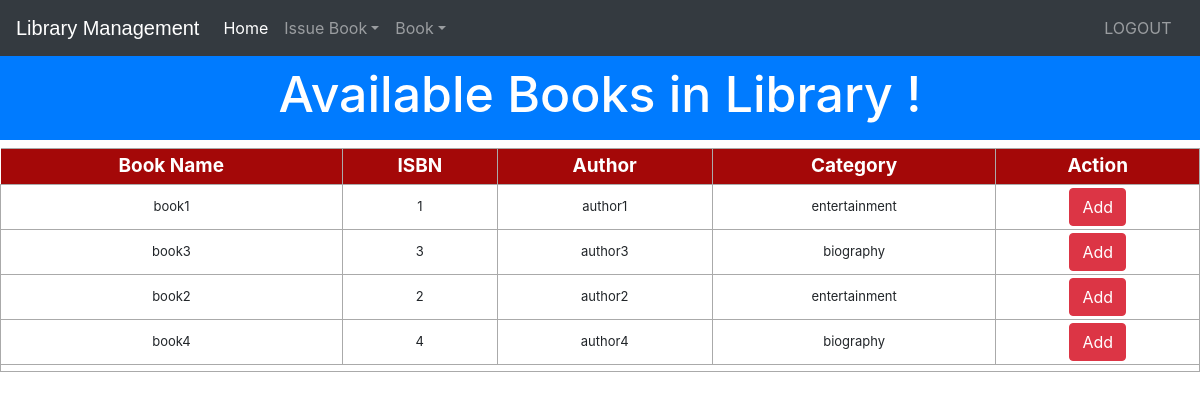
The app's page /viewlibrary/ (signed in) with its own data.
### library/models.py (models this page shows, shortened)
class Book(models.Model):
    catchoice= [
        ('education', 'Education'),
        ('entertainment', 'Entertainment'),
        ('comics', 'Comics'),
        ('biography', 'Biographie'),
        ('history', 'History'),
        ('science','Science'),
        ('mathematics','Mathematics'),
        ('novel','Novel'),
        ]
    name=models.CharField(max_length=30)
    isbn=models.PositiveIntegerField(unique = True)
    author=models.CharField(max_length=40)
    category=models.CharField(max_length=30,choices=catchoice,default='education')
    allotment_status = models.CharField(max_length=30,choices=catchoice,default='0')

### library/views.py (the view)
# urls.py: path(r'viewlibrary/', views.viewlibrary_view, name='viewlibrary'),
@login_required(login_url='studentlogin')
def viewlibrary_view(request):
    book_ids = list()
    pending_requests = models.PendingAddRequest.objects.filter(
    user_id=request.user.id)
    for book_request in pending_requests:
        book_ids.append(book_request.book_id)
    books = models.Book.objects.all().exclude(id__in=list(set(book_ids)))
    return render(request,'library/viewlibrary.html',{'books':books})

### templates/library/viewlibrary.html (shortened to what this page needs)
<!DOCTYPE html>
<html lang="en" dir="ltr">
  <head>
  </head>
  <body>
    {% include "library/navbarstudent.html" %}
    <br>
    <br>
    <h3 class="p-3 mb-2 bg-primary text-white" style = 'font-size: 50px;text-align:center;'>Available Books in Library !</h3>
{% if books%}
<table class="redTable">
<thead>
<tr>
<th>Book Name</th>
<th>ISBN</th>
<th>Author</th>
<th>Category</th>
<th>Action</th>
</tr>
</thead>
<tfoot>
<tr>
<td colspan="5" rowspan="10">
</td>
</tr>
</tfoot>
<tbody>
  {% for book in books %}
    <tr>
      <td>{{book.name}}</td>
      <td>{{book.isbn}}</td>
      <td>{{book.author}}</td>
      <td>{{book.category}}</td>
      <td><a href="{% url 'addrequest' book.id user.id %}" class="btn btn-danger" id = '{{book.id}}'>Add</a></td>
    </tr>
  {% endfor %}
</tbody>
</table>
{%else%}
<h1>Have 0 book</h1>
{%endif%}
  </body>
</html>

### templates/library/viewlibrary.html (style rules this page uses)
table.redTable { border: 2px; width: 100%; text-align: center; }
table.redTable td, table.redTable th { border: 1px solid #AAAAAA; padding: 3px 2px; }
table.redTable tbody td { font-size: 13px; }
table.redTable thead { background: #A40808; }
table.redTable thead th { font-size: 19px; font-weight: bold; color: #FFFFFF; text-align: center; }
table.redTable thead th:first-child { border-left: none; }

### records on screen
Book: name "book1", isbn "1", author "author1", category "entertainment"
Book: name "book3", isbn "3", author "author3", category "biography"
Book: name "book2", isbn "2", author "author2", category "entertainment"
Book: name "book4", isbn "4", author "author4", category "biography"
